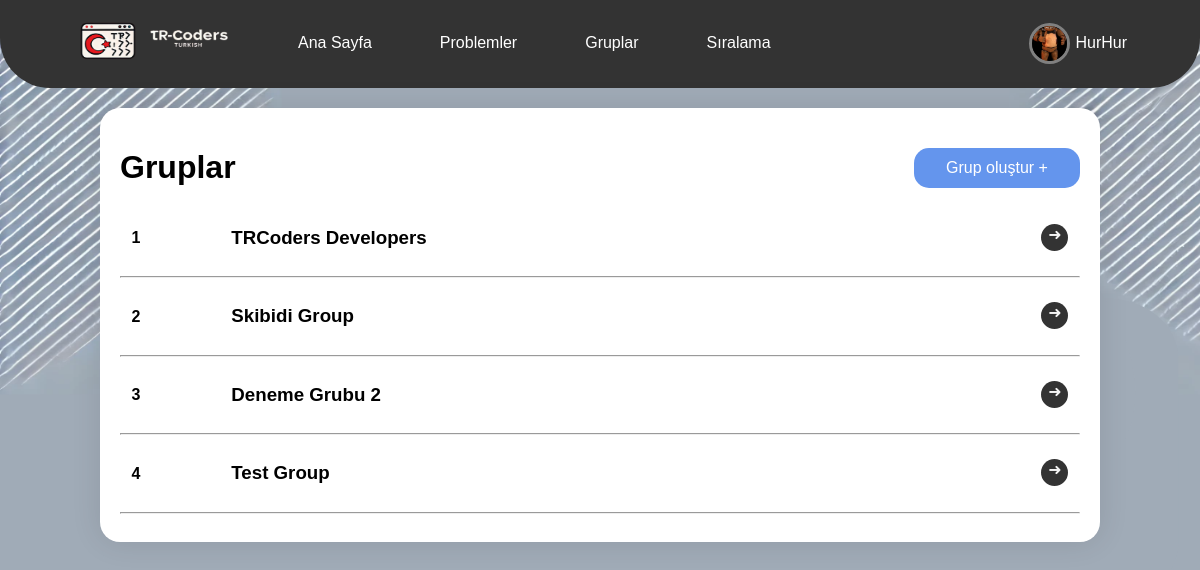
Page /groups/all (signed in) on the committed database.
### users/models.py (models this page shows, shortened)
class UserProfile(models.Model):
    TAG_CHOICES = [
        ('newbie', 'Newbie'),
        ('skilled', 'Skilled'),
        ('admin', 'Admin'),
        ('professional', 'Professional'),
    ]
    user=models.ForeignKey(User,on_delete=models.CASCADE,related_name="profiles")
    profile_photo=models.ImageField(upload_to=user_directory_path,default='default/default_pfp.jpg')
    tag = models.CharField(max_length=20, choices=TAG_CHOICES, default='newbie')
    first_join_date=models.DateTimeField(auto_now=True)
    solved_problem_count = models.PositiveIntegerField(default=0)
    class Meta:
        verbose_name_plural="Kullanici bilgileri"

### groups/models.py (models this page shows, shortened)
class Group(models.Model):
    name = models.CharField(max_length=100, unique=True)
    description = models.TextField()
    admin = models.ForeignKey(User, on_delete=models.CASCADE, related_name="admin_groups")
    members = models.ManyToManyField(User, related_name="member_groups", blank=True)
    created_at = models.DateTimeField(auto_now_add=True)

### groups/views.py (the view)
# urls.py: path('all',all_geoups,name="all_groups"),
def all_geoups(request):
    admin_groups = Group.objects.filter(admin=request.user)
    member_groups = Group.objects.filter(members=request.user)
    groups = (admin_groups | member_groups).distinct()
    print(len(groups))
    user=UserProfile.objects.filter(user__username=request.user.username)
    return render(request,'groups/all.html',context={'groups':groups,'profile':user[0]})

### templates/groups/all.html (shortened to what this page needs)
<!DOCTYPE html>
<html lang="tr">
{% load static %}
<head>
    <ul class="navbar">
        <li style="float:left" class="li1"><a href="{% url 'index:index' %}" ><img src="{% static 'img/Logo2.png' %}" width="200" height="60"></a></li>
        <li class="li2"><a href="{% url 'postlar:post_lister' %}" style="padding: 16px 16px">Ana Sayfa</a></li>
        <li class="li3"><a href="{% url 'problems:all_problems' %}" style="padding: 16px 16px">Problemler</a></li>
        <li class="li4" style="float: right;">
            {% if user.is_authenticated %}
              <div style="display: flex;justify-content: space-between;padding: 5px;">
                <img src="{{ profile.profile_photo.url }}" style="border-radius: 50%;width: 35px;height: 35px;object-fit: cover;border:3px solid grey ;">
                <a href="{% url 'users:profile_viewer' user.username %}"  style="margin-top: 11px;margin-left: 5px;">{{ user.username }}</a>
              </div>
            {% else %}
               <a href="{% url 'users:signup' %}" style="padding: 16px 16px;">Kayıt ol</a>
            {% endif %}
        </li>
        <li class="li5"><a href="{% url 'groups:all_groups' %}" style="padding: 16px 16px">Gruplar</a></li>
        <li class="li6"><a href="{% url 'rankings:ranking' %}" style="padding: 16px 16px">Sıralama</a></li>
    </ul>
</head>
<body>
    <div class="container">
        <div style="display: flex;justify-content: space-between;align-items: center;">
        <h1>Gruplar</h1>
        <a href="{% url 'groups:create_group' %}" class="create_group">Grup oluştur +</a>
        </div>
        {% if groups %}
        {% for group in groups %}
           <div style="display: flex;justify-content: space-around;">
            <div style="width: 8%">
             <h4>{{ forloop.counter }}</h4>
            </div>
           <div style="width: 82%;">
             <h3>{{ group.name }}</h3>
           </div>
            <a href="{% url 'groups:group_detail' group.pk %}" class="detail_linki" style="float: right;font-weight: normal;margin-top: 16px;">&#10140;</a>
           </div>
           <hr>
        {% endfor %}
        {% else %}
           <p style="color: gray;text-align: center;">Hiç bir gruba üğe değilsiniz</p>
        {% endif %}
    </div>
</body>
</html>

### templates/groups/all.html (style rules this page uses)
.create_group { padding: 10px; font-family: Arial, Helvetica, sans-serif; text-decoration: none; text-align: center; color: white; background-color: cornflowerblue; border: 1px solid transparent; height: auto ; width: 15%; font-size: 16px; border-radius: 15px; transition: all .55s ease; }

### rows in the picture
UserProfile: profile_photo (picture)
Group: name "TRCoders Developers"
Group: name "Skibidi Group"
Group: name "Deneme Grubu 2"
Group: name "Test Group"

### other values in the picture
{{ user.username }} "HurHur"
